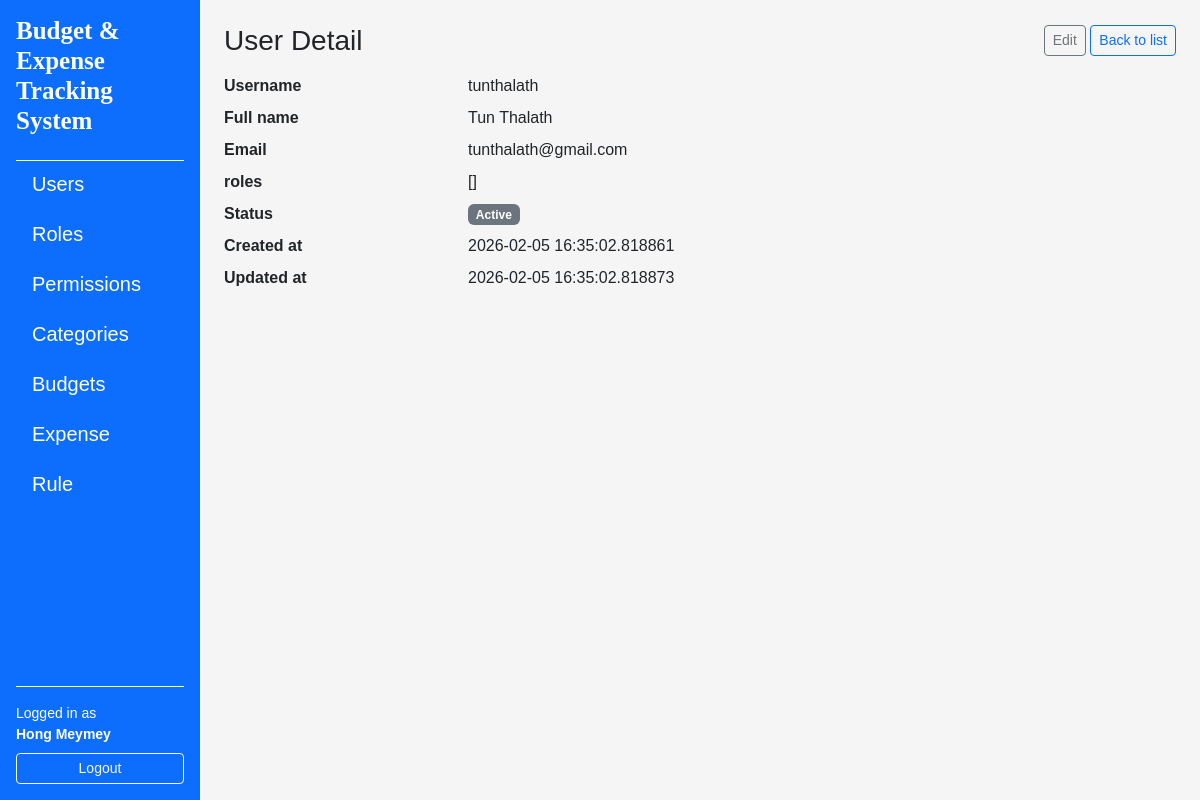
The app's page /users/1 (signed in), older data.
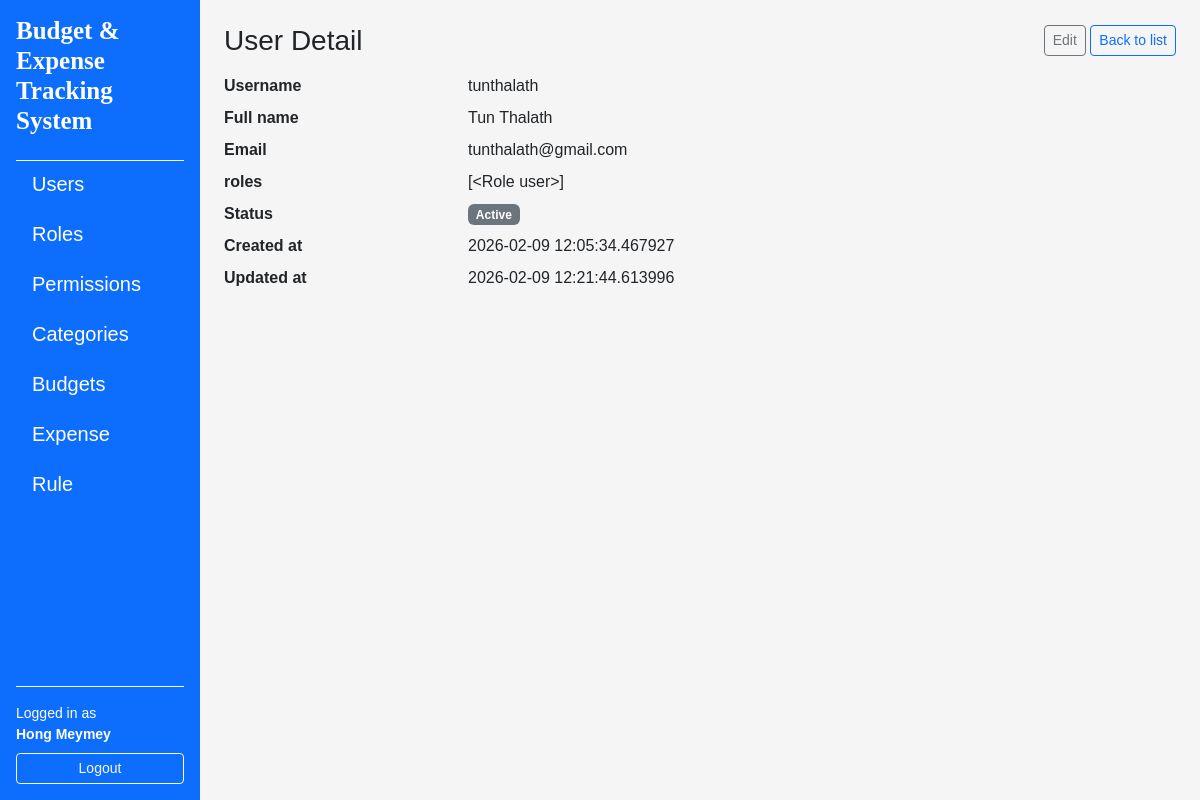
The same page, newer data.
### app/models/user.py (models this page shows, shortened)
class User(UserMixin, db.Model):
    __tablename__ = "users"
    id = db.Column(db.Integer, primary_key=True)
    username = db.Column(db.String(80), unique=True, nullable=False)
    email = db.Column(db.String(120), unique=True, nullable=False)
    full_name = db.Column(db.String(120), nullable=False)
    is_active = db.Column(db.Boolean, default=True, nullable=False)
    password_hash = db.Column(db.String(255), nullable=False)
    created_at = db.Column(db.DateTime, default=datetime.utcnow, nullable=False)
    updated_at = db.Column(db.DateTime, default=datetime.utcnow, onupdate=datetime.utcnow, nullable=False)
    roles = db.relationship("Role", secondary=user_roles, back_populates="users")

### app/models/role.py (models this page shows, shortened)
class Role (db.Model):
    __tablename__ = "roles"
    id = db.Column(db.Integer, primary_key=True)
    name = db.Column(db.String(80), unique=True, nullable=False)
    description = db.Column(db.String(255))
    created_at = db.Column(db.DateTime, default=datetime.utcnow, nullable=False)
    updated_at = db.Column(
        db.DateTime, default=datetime.utcnow, onupdate=datetime.utcnow, nullable=False
    )
    users = db.relationship("User", secondary=user_roles, back_populates="roles")
    permissions = db.relationship("Permission", secondary=role_permissions, back_populates="roles")
    def __repr__(self) -> str:
        return f"<Role {self.name}>"

### app/routes/user_routes.py (the view)
@user_bp.route("/<int:user_id>")
@login_required
def detail(user_id: int):
    user = UserService.get_by_id(user_id)
    if user is None:
        abort(404)
    return render_template("users/detail.html", user=user)

### app/services/user_services.py (called while the page is built)
    @staticmethod
    def get_by_id(user_id: int) -> Optional[User]:
        return User.query.get(user_id)

### app/templates/users/detail.html (shortened to what this page needs)
{% extends "layouts/base.html" %}
{% block content %}
<div class="d-flex justify-content-between align-items-center mb-3">
    <h1 class="h3 mb-0">User Detail</h1>
    <div>
        <a href="{{ url_for('users.edit', user_id=user.id) }}"
           class="btn btn-sm btn-outline-secondary">Edit</a>
        <a href="{{ url_for('users.index') }}"
           class="btn btn-sm btn-outline-primary">Back to list</a>
    </div>
</div>
<dl class="row">
    <dt class="col-sm-3">Username</dt>
    <dd class="col-sm-9">{{ user.username }}</dd>
    <dt class="col-sm-3">Full name</dt>
    <dd class="col-sm-9">{{ user.full_name }}</dd>
    <dt class="col-sm-3">Email</dt>
    <dd class="col-sm-9">{{ user.email }}</dd>
    <dt class="col-sm-3">roles</dt>
    <dd class="col-sm-9">{{ user.roles }}</dd>
    <dt class="col-sm-3">Status</dt>
    <dd class="col-sm-9">
        {% if user.is_active %}
        <span class="badge text-bg-secondary">Active</span>
        {% else %}
        <span class="badge text-bg-secondary">Inactive</span>
        {% endif %}
    </dd>
    <dt class="col-sm-3">Created at</dt>
    <dd class="col-sm-9">{{ user.created_at }}</dd>
    <dt class="col-sm-3">Updated at</dt>
    <dd class="col-sm-9">{{ user.updated_at }}</dd>
</dl>
{% endblock %}

Row changes from the older to the newer data that the page shows:
changed User "tunthalath": created_at "2026-02-05 16:35:02.818861" → "2026-02-09 12:05:34.467927"; updated_at "2026-02-05 16:35:02.818873" → "2026-02-09 12:21:44.613996"
added Role: roles "[<Role user>]"
Text that changed along with them:
{{ user.roles }}: "[]" → (not shown)
